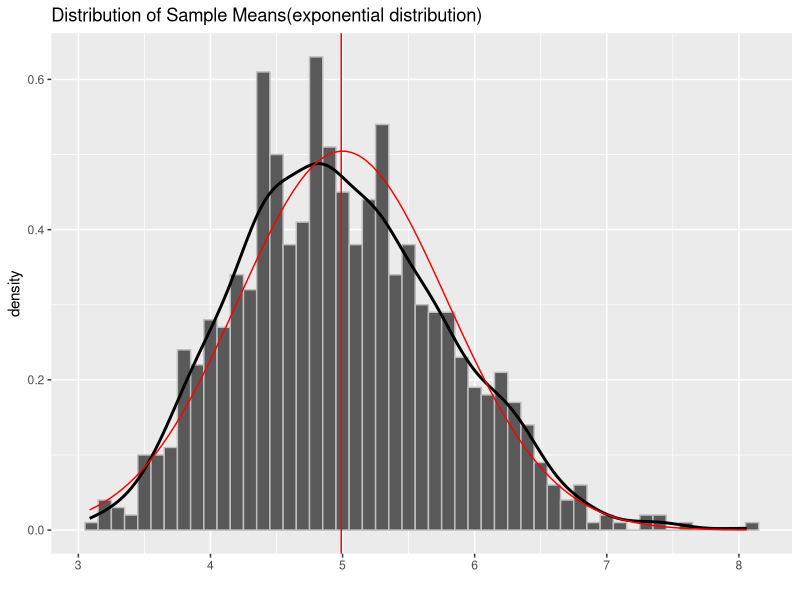
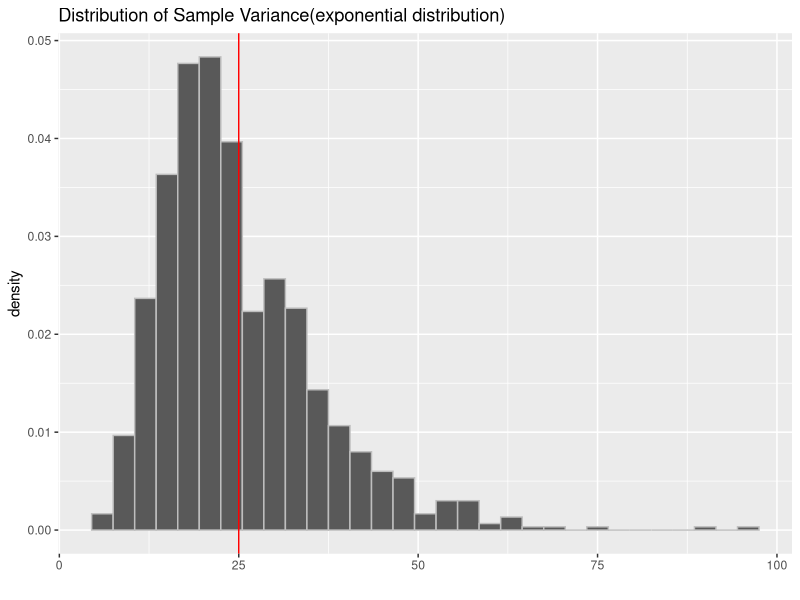

Reproduce these figures in R, in order.
## ---- chunk 1
set.seed(1)
lambda <- 0.2
ture_mean <- 1/lambda
ture_std <- 1/lambda
sim_num <- 1000
sample_size <- 40
sample_data <- matrix(rexp(sim_num*sample_size, lambda), sim_num, sample_size)
sample_mean <- apply(sample_data, 1, mean)
sample_var <- apply(sample_data, 1, var)
sample_std <- apply(sample_data, 1, sd)
## ---- chunk 2
library(ggplot2)
mean_of_sample_mean <- mean(sample_mean)
df <- as.data.frame(sample_mean)
plot <- ggplot(df, aes(x=sample_mean)) + 
    geom_histogram(aes(y=..density..), colour="gray", binwidth=0.1) +
    geom_vline(xintercept = mean_of_sample_mean, colour="red") + 
    geom_density(size = 1) + 
    stat_function(fun=dnorm, colour="red", 
                  args=list(mean=ture_mean, sd=ture_std/sqrt(40))) +  
    labs(title = "Distribution of Sample Means(exponential distribution)") + 
    labs(x ="")
print(plot)
## ---- chunk 3
# The histogram of the sample variance shows that they are centered around the 
# theoretical value $\sigma^2 = 1/(\lambda^2 ) = 1/0.04 = 25$.

df <- as.data.frame(sample_var)
plot <- ggplot(df, aes(x=sample_var)) + 
    geom_histogram(aes(y=..density..), colour="gray", binwidth=3) +
    geom_vline(xintercept = (1/lambda)^2, colour="red") + 
    labs(title = "Distribution of Sample Variance(exponential distribution)") + 
    labs(x ="")
print(plot)
## ---- chunk 4
LambdaCover<-function(lambda) {
  lower_limit <- sample_mean - 1.96*sample_std/sqrt(sample_size)
  upper_limit <- sample_mean + 1.96*sample_std/sqrt(sample_size)
  mean(lower_limit < 1/lambda & upper_limit > 1/lambda)
}  
LambdaCover(lambda)
